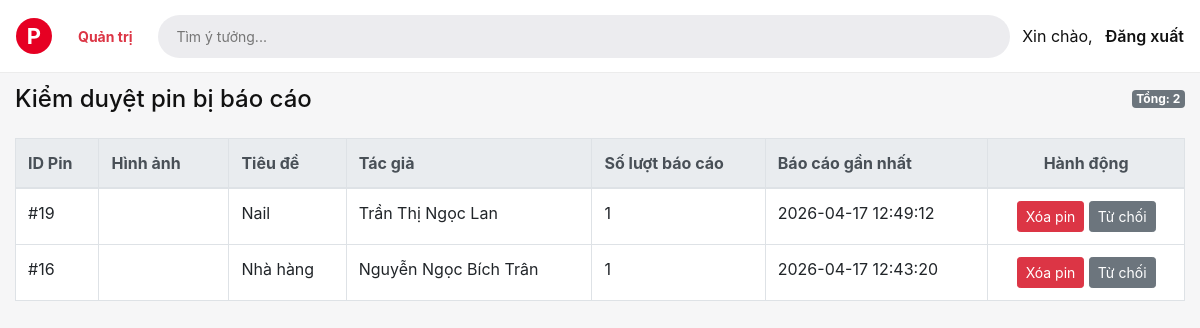
Screenshot of /Pinterest/public/index.php?r=admin/dashboard (signed in) with the database file from the repository.
### tables this page shows
CREATE TABLE `pins` (
  `id` int(10) UNSIGNED NOT NULL,
  `user_id` int(10) UNSIGNED NOT NULL,
  `category_id` int(10) UNSIGNED DEFAULT NULL,
  `title` varchar(255) NOT NULL,
  `description` text DEFAULT NULL,
  `image_url` varchar(500) NOT NULL,
  `source_link` varchar(500) DEFAULT NULL,
  `created_at` datetime NOT NULL DEFAULT current_timestamp(),
  `category_label` varchar(80) DEFAULT NULL
);

CREATE TABLE `users` (
  `id` int(10) UNSIGNED NOT NULL,
  `username` varchar(120) NOT NULL,
  `name` varchar(120) NOT NULL,
  `avatar` varchar(500) DEFAULT NULL,
  `role` enum('USER','ADMIN') NOT NULL DEFAULT 'USER',
  `status` enum('ACTIVE','BANNED') NOT NULL DEFAULT 'ACTIVE',
  `email` varchar(190) NOT NULL,
  `password_hash` varchar(255) NOT NULL,
  `created_at` datetime NOT NULL DEFAULT current_timestamp(),
  `bio` text DEFAULT NULL
);

### Pinterest/core/Controller.php (called while the page is built, shortened)
<?php
class Controller
{
    protected function view(string $view, array $data = []): void
    {
        extract($data);
        require __DIR__ . '/../app/views/layouts/header.php';
        require __DIR__ . '/../app/views/' . $view . '.php';
        require __DIR__ . '/../app/views/layouts/footer.php';
    }
}

### Pinterest/app/controllers/AdminController.php (called while the page is built, shortened)
<?php
class AdminController extends Controller
{
    public function dashboardAction(): void
    {
        $db = Database::connection($this->config['db']);
        $pinModel = new Pin($db);
        $reportedPins = $pinModel->listReportedPins();
        $this->view('admin/dashboard', [
            'reportedPins' => $reportedPins,
        ]);
    }
}

### Pinterest/core/Router.php (called while the page is built, shortened)
<?php
class Router
{
    private array $config;
    public function __construct(array $config)
    {
        $this->config = $config;
    }
    public function dispatch(string $route): void
    {
        $route = trim($route, '/');
        [$controllerName, $actionName] = array_pad(explode('/', $route), 2, 'index');
        $method = $actionName . 'Action';
        $controller = new $controllerClass($this->config);
        $controller->{$method}();
    }
}

### Pinterest/public/index.php (called while the page is built, shortened)
<?php
$config = require __DIR__ . '/../config/app.php';
spl_autoload_register(static function (string $class): void {
    $prefixes = [
        'Core\\' => __DIR__ . '/../core/',
        'App\\Controllers\\' => __DIR__ . '/../app/controllers/',
        'App\\Models\\' => __DIR__ . '/../app/models/',
    ];
    foreach ($prefixes as $prefix => $baseDir) {
        if (strpos($class, $prefix) !== 0) {
            continue;
        }
        $relativeClass = substr($class, strlen($prefix));
        $file = $baseDir . str_replace('\\', '/', $relativeClass) . '.php';
    }
});
$route = isset($_GET['r']) ? (string) $_GET['r'] : 'home/index';
$router = new Core\Router($config);
$router->dispatch($route);

### Pinterest/core/Model.php (called while the page is built, shortened)
<?php
abstract class Model
{
    public function __construct(PDO $db)
    {
        $this->db = $db;
    }
}

### Pinterest/app/models/Pin.php (called while the page is built, shortened)
<?php
class Pin extends Model
{
    private function ensureReportsTable(): void
    {
        $sql = 'CREATE TABLE IF NOT EXISTS pin_reports (
                    id INT UNSIGNED AUTO_INCREMENT PRIMARY KEY,
                    pin_id INT UNSIGNED NOT NULL,
                    reported_by INT UNSIGNED NULL,
                    reason VARCHAR(255) NULL,
                    status VARCHAR(20) NOT NULL DEFAULT "PENDING",
                    created_at DATETIME NOT NULL DEFAULT CURRENT_TIMESTAMP,
                    INDEX idx_pin_reports_pin (pin_id),
                    INDEX idx_pin_reports_status (status),
                    INDEX idx_pin_reports_reported_by (reported_by)
                ) ENGINE=InnoDB DEFAULT CHARSET=utf8mb4';
        $this->db->exec($sql);
    }
     public function listReportedPins(): array
    {
        $sql = 'SELECT p.id,
                       p.title,
                       p.image_url,
                       p.description,
                       p.created_at,
                       u.name AS author_name,
                       COUNT(pr.id) AS report_count,
                       MAX(pr.created_at) AS latest_report_at
                FROM pin_reports pr
                INNER JOIN pins p ON p.id = pr.pin_id
                INNER JOIN users u ON u.id = p.user_id
                WHERE pr.status = :status_pending
                GROUP BY p.id, p.title, p.image_url, p.description, p.created_at, u.name
                ORDER BY latest_report_at DESC';
        $stmt = $this->db->prepare($sql);
        $stmt->execute([
            'status_pending' => 'PENDING',
        ]);
        return $stmt->fetchAll(PDO::FETCH_ASSOC) ?: [];
    }
}

### Pinterest/app/views/admin/dashboard.php (the view, shortened to what this page needs)
<div class="d-flex justify-content-between align-items-center mb-4">
    <h1 class="h4 mb-0">Kiểm duyệt pin bị báo cáo</h1>
    <span class="badge badge-secondary">Tổng: <?= count($reportedPins ?? []) ?></span>
</div>
<?php if (empty($reportedPins)): ?>
    <div class="alert alert-info mb-0">Hiện chưa có pin nào đang ở trạng thái bị báo cáo.</div>
<?php else: ?>
    <div class="table-responsive">
        <table class="table table-bordered table-hover bg-white">
            <thead class="thead-light">
                <tr>
                    <th>ID Pin</th>
                    <th>Hình ảnh</th>
                    <th>Tiêu đề</th>
                    <th>Tác giả</th>
                    <th>Số lượt báo cáo</th>
                    <th>Báo cáo gần nhất</th>
                    <th class="text-center">Hành động</th>
                </tr>
            </thead>
            <tbody>
                <?php foreach ($reportedPins as $pin): ?>
                    <tr>
                        <td>#<?= (int) $pin['id'] ?></td>
                        <td style="width: 130px;">
                        </td>
                        <td><?= htmlspecialchars((string) ($pin['title'] ?? '')) ?></td>
                        <td><?= htmlspecialchars((string) ($pin['author_name'] ?? '')) ?></td>
                        <td><?= (int) ($pin['report_count'] ?? 0) ?></td>
                        <td><?= htmlspecialchars((string) ($pin['latest_report_at'] ?? '')) ?></td>
                        <td class="text-center">
    <form method="post" action="index.php?r=admin/deletePin" onsubmit="return confirm('Xóa pin này khỏi toàn hệ thống?');" style="display:inline-block;">
        <button class="btn btn-danger btn-sm" type="submit">Xóa pin</button>
    </form>
    <a href="index.php?r=admin/rejectReport&pin_id=<?= (int)$pin['id'] ?>"
       class="btn btn-secondary btn-sm"
       onclick="return confirm('Bạn có chắc muốn bỏ qua tất cả báo cáo cho Pin này?')">
       Từ chối
    </a>
</td>
                    </tr>
                <?php endforeach; ?>
            </tbody>
        </table>
    </div>
<?php endif; ?>

### Pinterest/public/assets/css/app.css (style rules this page uses)
body { background: #f6f6f7; color: #111; font-family: -apple-system, BlinkMacSystemFont, "Segoe UI", Roboto, Helvetica, Arial, sans-serif; }
:root { --auth-page-bg: #f0f2f5; --auth-page-bg-accent: linear-gradient(165deg, #f8f9fc 0%, #eef1f6 45%, #e8ecf4 100%); --auth-page-accent: #e60023; --auth-page-accent-hover: #c2001b; --auth-page-card-radius: 16px; --auth-page-shadow-lg: 0 24px 48px rgba(15, 23, 42, 0.12); }

### rows the page displays
pins: id "19", title "Nail", user.name "Trần Thị Ngọc Lan", report_count "1", latest_report_at "2026-04-17 12:49:12"
pins: id "16", title "Nhà hàng", user.name "Nguyễn Ngọc Bích Trân", report_count "1", latest_report_at "2026-04-17 12:43:20"

### other values shown
count($reportedPins ?? []) "2"
